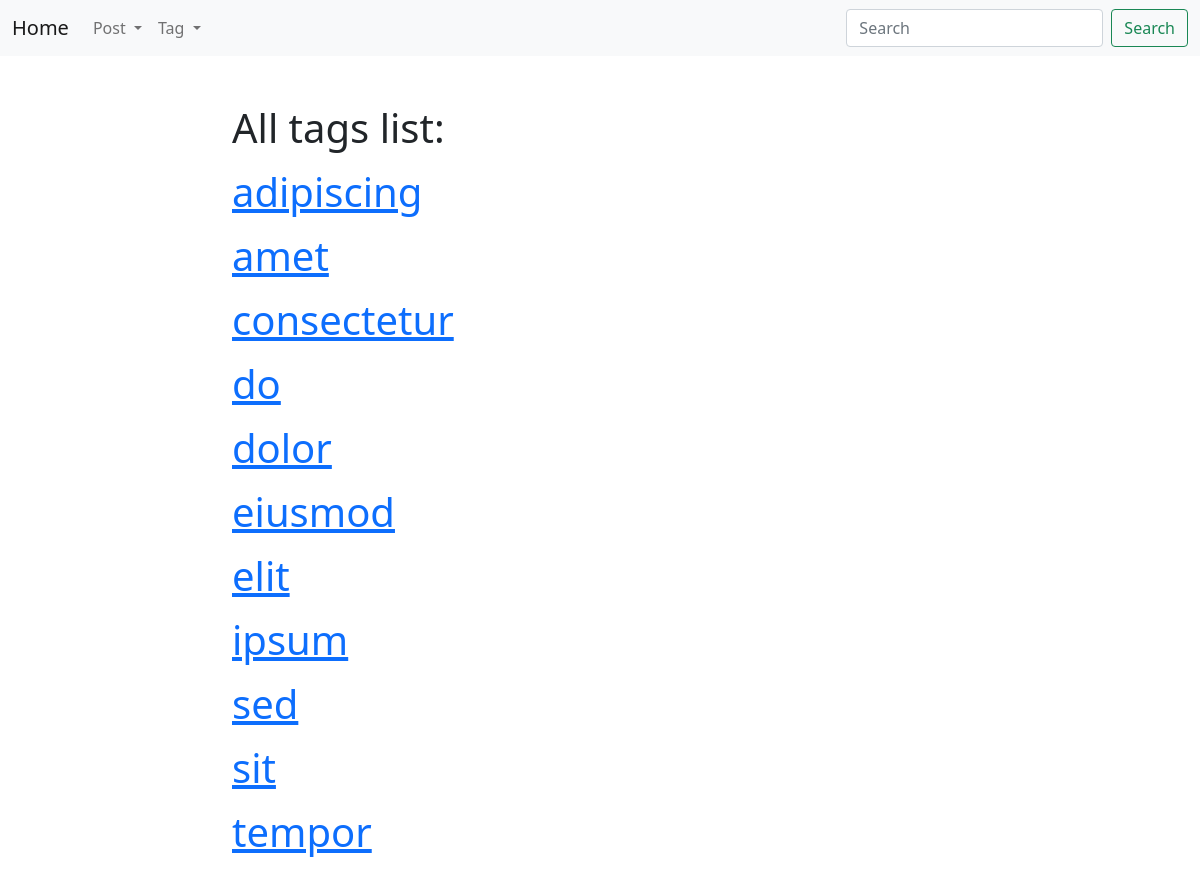
The app's page /tag/ with its own data.
### blog/models.py (models this page shows, shortened)
class Tag(models.Model):
	title = models.CharField(max_length = 50, db_index = True)
	slug = models.SlugField(max_length = 50, unique = True)
	def get_absolute_url(self):
		return reverse('detail_tag_url', kwargs={'slug': self.slug })
	class Meta:
		ordering = ['title']

### blog/views.py (the view)
# urls.py: path('tag/', all_tag, name='all_tag_url'),
def all_tag(request):
	tags = Tag.objects.all()
	return render(request, 'all_tag.html', context={'tags': tags})

### templates/all_tag.html (shortened to what this page needs)
{% extends 'index.html' %}
{% block content %}
	<h1>All tags list:</h1>
	{% for tag in tags %}
		<p>
			<h1><a href="{{ tag.get_absolute_url }}">{{ tag.title }}</a></h1>
		</p>
	{% endfor %}
{% endblock %}

### templates/index.html (shortened to what this page needs)
<!doctype html>
	<html lang="en">
	<head>
		<link href="https://cdn.jsdelivr.net/npm/bootstrap@5.1.3/dist/css/bootstrap.min.css" rel="stylesheet">
	</head>
	<body>
		<nav class="navbar navbar-expand-lg navbar-light bg-light">
			<div class="container-fluid">
				<a class="navbar-brand" href="{% url 'all_post_url' %}">Home</a>
				<div class="collapse navbar-collapse" id="navbarSupportedContent">
					<ul class="navbar-nav me-auto mb-2 mb-lg-0">
						<li class="nav-item dropdown">
							<a class="nav-link dropdown-toggle" id="navbarDropdown" role="button" data-bs-toggle="dropdown" aria-expanded="false">
								Post
							</a>
						</li>
						<li class="nav-item dropdown">
							<a class="nav-link dropdown-toggle" id="navbarDropdown" role="button" data-bs-toggle="dropdown" aria-expanded="false">
								Tag
							</a>
						</li>
					</ul>
					<form class="d-flex" action="{% url 'all_post_url' %}">
						<input class="form-control me-2" type="search" placeholder="Search" aria-label="Search" name="search">
						<button class="btn btn-outline-success" type="submit">Search</button>
					</form>
				</div>
			</div>
		</nav>
		<div class = "container mt-5">
			<div class = "row">
				<div class = "col-6 offset-md-2">
					{% block content %}{% endblock %}
				</div>
			</div>
		</div>
	</body>
	</html>

### records on screen
Tag: title "adipiscing"
Tag: title "amet"
Tag: title "consectetur"
Tag: title "do"
Tag: title "dolor"
Tag: title "eiusmod"
Tag: title "elit"
Tag: title "ipsum"
Tag: title "sed"
Tag: title "sit"
Tag: title "tempor"
